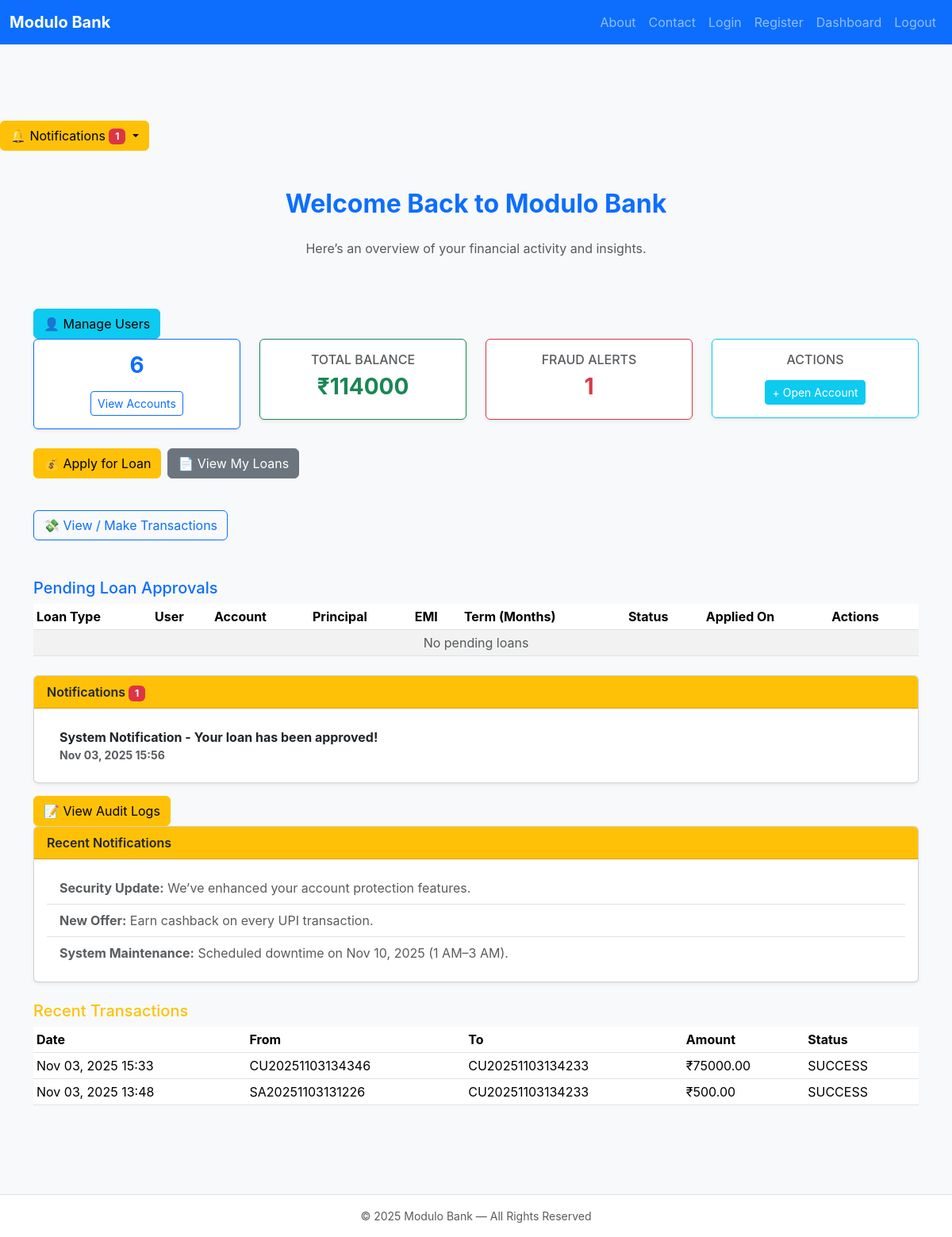
Before: /dashboard/ (signed in) with the older database file.
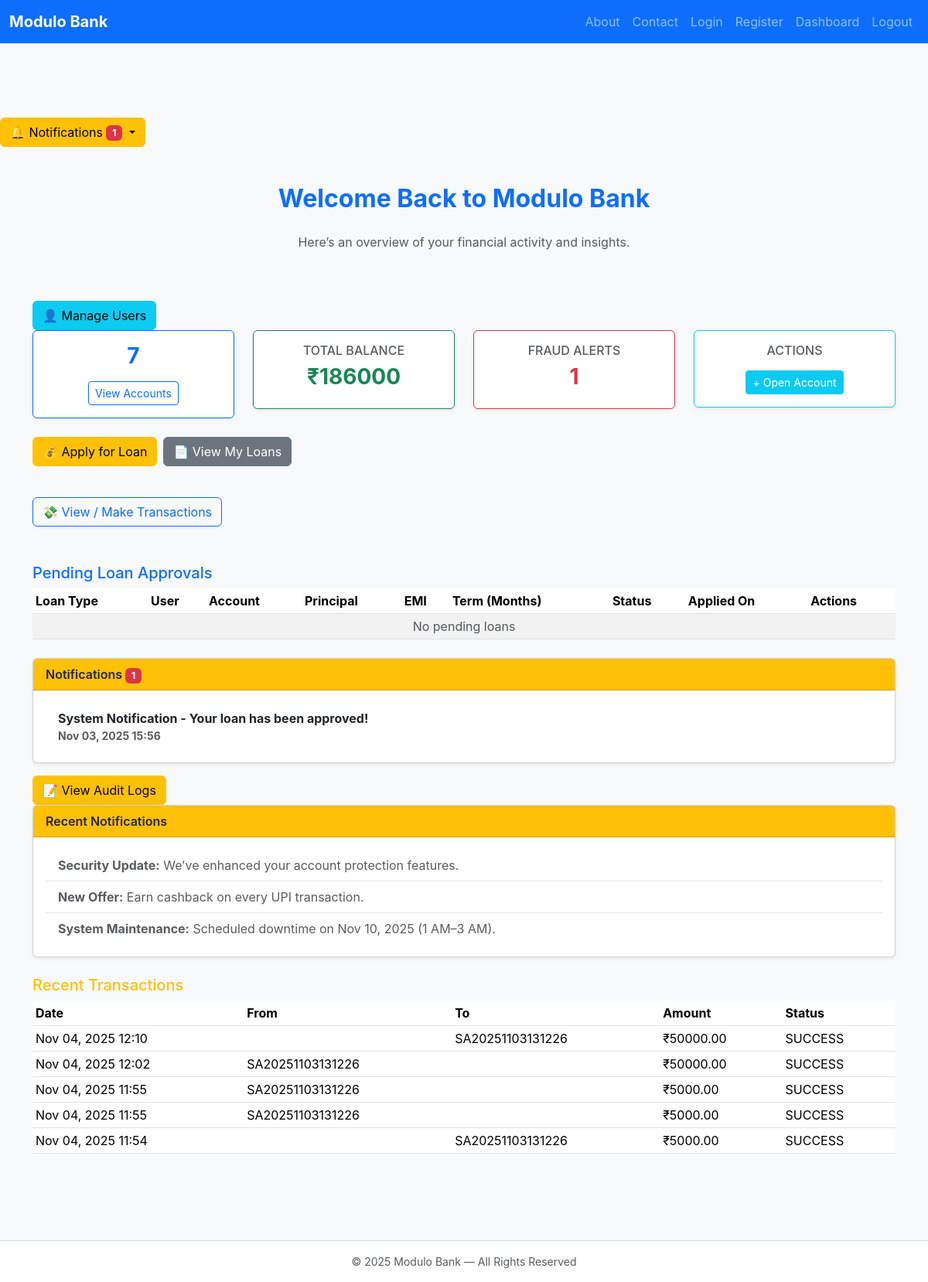
After: the same page with the newer database file.
### apps/notifications/models.py (models this page shows, shortened)
class Notification(models.Model):
    id = models.UUIDField(primary_key=True, default=uuid.uuid4, editable=False)
    user = models.ForeignKey(User, on_delete=models.CASCADE, related_name="notifications")
    title = models.CharField(max_length=100, default="System Notification")  # <-- Added default
    message = models.TextField()
    is_read = models.BooleanField(default=False)
    created_at = models.DateTimeField(auto_now_add=True)
    class Meta:
        ordering = ['-created_at']

### apps/transactions/models.py (models this page shows, shortened)
class Transaction(models.Model):
    STATUS_CHOICES = [
        ('SUCCESS', 'Success'),
        ('FAILED', 'Failed'),
        ('PENDING', 'Pending'),
    ]
    TRANSACTION_TYPES = [
        ("DEPOSIT", "Deposit"),
        ("WITHDRAWAL", "Withdrawal"),
        ("TRANSFER_IN", "Transfer In"),
        ("TRANSFER_OUT", "Transfer Out"),
    ]
    id = models.UUIDField(primary_key=True, default=uuid.uuid4, editable=False)
    sender = models.ForeignKey(
        Account, on_delete=models.CASCADE, related_name='sent_transactions',
        null=True, blank=True
    )
    receiver = models.ForeignKey(
        Account, on_delete=models.CASCADE, related_name='received_transactions',
        null=True, blank=True
    )
    amount = models.DecimalField(max_digits=12, decimal_places=2)
    timestamp = models.DateTimeField(default=timezone.now)
    status = models.CharField(max_length=10, choices=STATUS_CHOICES, default='PENDING')
    description = models.CharField(max_length=255, blank=True)
    transaction_type = models.CharField(
        max_length=20, choices=TRANSACTION_TYPES, default="DEPOSIT"
    )

### apps/accounts/models.py (models this page shows, shortened)
class Account(models.Model):
    ACCOUNT_TYPES = [
        ('SAVINGS', 'Savings'),
        ('CURRENT', 'Current'),
        ('FD', 'Fixed Deposit'),
    ]
    id = models.UUIDField(primary_key=True, default=uuid.uuid4, editable=False)
    user = models.ForeignKey(settings.AUTH_USER_MODEL, on_delete=models.CASCADE, related_name='accounts')
    account_number = models.CharField(max_length=20, unique=True)
    account_type = models.CharField(max_length=20, choices=ACCOUNT_TYPES)
    balance = models.DecimalField(max_digits=12, decimal_places=2, default=0.00)
    created_at = models.DateTimeField(default=timezone.now)
    is_active = models.BooleanField(default=True)

### apps/pages/views.py (the view)
# urls.py: path('dashboard/', views.dashboard_page, name='dashboard'),
@login_required(login_url='/login/')
def dashboard_page(request):
    user = request.user
    total_accounts = Account.objects.filter(user=user).count()
    total_balance = Account.objects.filter(user=user).aggregate(
        total=Sum('balance')
    )['total'] or 0
    user_accounts = Account.objects.filter(user=user)
    fraud_alerts = FraudAlert.objects.filter(
    Q(transaction__sender__in=user_accounts) | Q(transaction__receiver__in=user_accounts)).distinct().count()
    recent_transactions = Transaction.objects.filter(
        Q(sender__user=user) | Q(receiver__user=user)
    ).order_by('-timestamp')[:5]
    pending_loans = []
    if user.is_staff:
        pending_loans = Loan.objects.filter(status='PENDING').order_by('-created_at')
    all_notifications = Notification.objects.filter(user=user).order_by('-created_at')
    unread_count = all_notifications.filter(is_read=False).count()
    notifications = all_notifications[:5]
    return render(request, 'dashboard.html', {
        'total_accounts': total_accounts,
        'total_balance': total_balance,
        'fraud_alerts': fraud_alerts,
        'recent_transactions': recent_transactions,
        'pending_loans': pending_loans,
        'notifications': notifications,
        'unread_count': unread_count
    })

### templates/dashboard.html (shortened to what the changed rows need)
{% extends "base.html" %}
{% block content %}
<section class="container py-5">
  <h2 class="fw-bold text-primary text-center mb-4">Welcome Back to Modulo Bank</h2>
<div class="row g-4 mb-4">
  <div class="col-md-3">
    <div class="card shadow-sm border-primary">
      <div class="card-body text-center">
        <h3 class="fw-bold text-primary">{{ total_accounts }}</h3>
        <a href="{% url 'accounts-list' %}" class="btn btn-outline-primary btn-sm mt-2">
          View Accounts
        </a>
      </div>
    </div>
  </div>
  <div class="col-md-3">
    <div class="card shadow-sm border-success">
      <div class="card-body text-center">
        <h6 class="text-uppercase text-muted">Total Balance</h6>
        <h3 class="fw-bold text-success">₹{{ total_balance }}</h3>
      </div>
    </div>
  </div>
</div>
{% if user.is_staff %}
<table class="table table-striped table-sm">
  <thead>
    <tr>
      <th>Loan Type</th>
      <th>User</th>
      <th>Account</th>
      <th>Principal</th>
      <th>EMI</th>
      <th>Term (Months)</th>
      <th>Status</th>
      <th>Applied On</th>
      <th>Actions</th>
    </tr>
  </thead>
</table>
{% endif %}
<div class="card shadow-sm mt-4">
  <div class="card-body">
    <ul class="list-group list-group-flush">
      {% for n in notifications %}
        <li class="list-group-item {% if not n.is_read %}fw-bold{% endif %}">
          {{ n.title }} - {{ n.message }}
          <small class="text-muted d-block">{{ n.created_at|date:"M d, Y H:i" }}</small>
        </li>
      {% empty %}
        <li class="list-group-item text-muted">No notifications</li>
      {% endfor %}
    </ul>
  </div>
</div>
<table class="table table-sm">
  <thead>
    <tr>
      <th>Date</th>
      <th>From</th>
      <th>To</th>
      <th>Amount</th>
      <th>Status</th>
    </tr>
  </thead>
  <tbody>
    {% for t in recent_transactions %}
      <tr>
        <td>{{ t.timestamp|date:"M d, Y H:i" }}</td>
        <td>{{ t.sender.account_number }}</td>
        <td>{{ t.receiver.account_number }}</td>
        <td>₹{{ t.amount }}</td>
        <td>{{ t.status }}</td>
      </tr>
    {% empty %}
      <tr><td colspan="5" class="text-muted text-center">No recent transactions</td></tr>
    {% endfor %}
  </tbody>
</table>
</section>
{% endblock %}

Changed rows visible on the page:
removed Transaction: timestamp "Nov 03, 2025 15:33", sender.account_number "CU20251103134346", receiver.account_number "CU20251103134233", amount "75000.00", status "SUCCESS"
no longer on this page (row unchanged): Transaction: timestamp "Nov 03, 2025 13:48", sender.account_number "SA20251103131226", receiver.account_number "CU20251103134233", amount "500.00", status "SUCCESS"
added Transaction: timestamp "Nov 04, 2025 12:10", receiver.account_number "SA20251103131226", amount "50000.00", status "SUCCESS"
added Transaction: timestamp "Nov 04, 2025 12:02", sender.account_number "SA20251103131226", amount "50000.00", status "SUCCESS"
added Transaction: timestamp "Nov 04, 2025 11:55", sender.account_number "SA20251103131226", amount "5000.00", status "SUCCESS"
added Transaction: timestamp "Nov 04, 2025 11:55", sender.account_number "SA20251103131226", amount "5000.00", status "SUCCESS"
added Transaction: timestamp "Nov 04, 2025 11:54", receiver.account_number "SA20251103131226", amount "5000.00", status "SUCCESS"
Other visible differences:
{{ total_accounts }}: "6" → "7"
{{ total_balance }}: "114000" → "186000"
